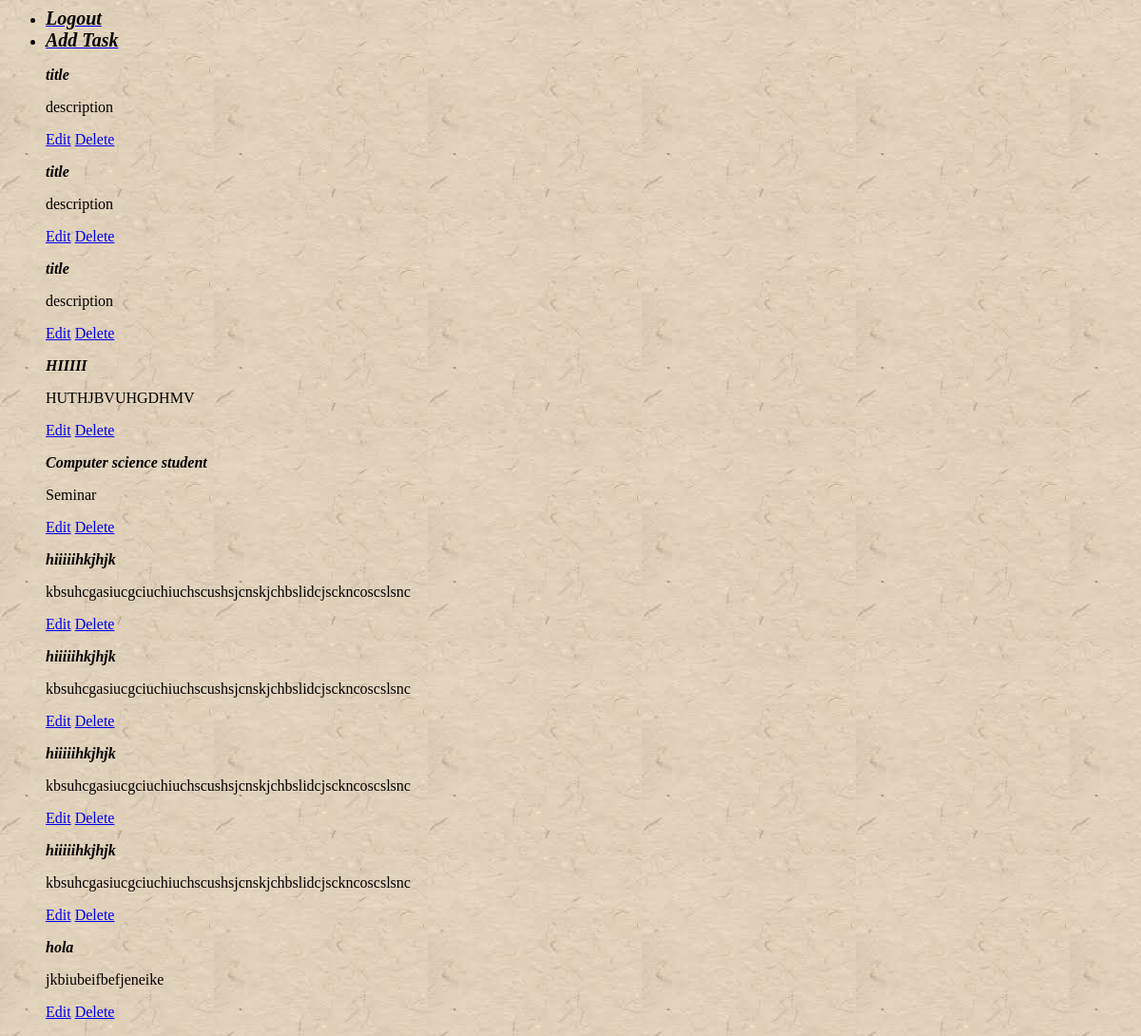
Before: /display/ (signed in) with the older database file.
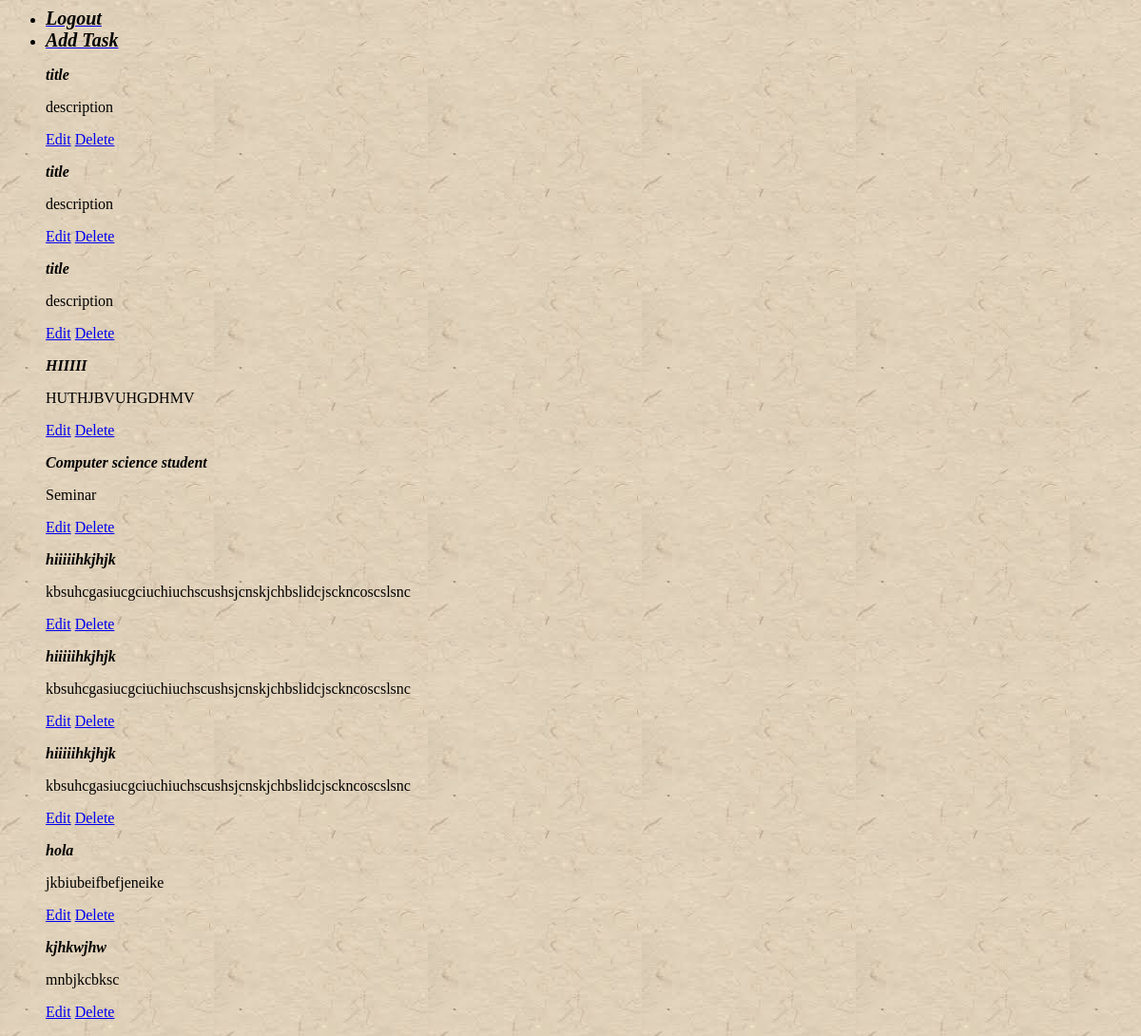
After: the same page with the newer database file.
### to_do/models.py (models this page shows)
class Todo_List(models.Model):
	title=models.CharField(max_length=200, default=None)
	description=models.CharField(max_length=500, default=None)
	user=models.ForeignKey(User)

### to_do/views.py (the view)
# urls.py: url(r'^display/','to_do.views.display'),
def display(request):
	if request.user.is_authenticated():
		todolist=Todo_List.objects.filter(user=request.user.id)
		return render(request, "display.html", {'todolist':todolist})
	else:
		return HttpResponseRedirect("/")

### to_do/templates/display.html (shortened to what this page needs)
<DOCTYPE=HTML>
<html>
	<head>
	</head>
	<body background="/static/images/images.jpg">
		<ul>
		{% if user %}
		<li><a href="/logout"><b><em style="color: black; font-size: 20px"> Logout </em></b></a></li>
		<li><a href="/addtask"><b><em style="color: black; font-size: 20px"> Add Task </em></b></a></li>
		{% endif %}
	</ul>
	{% for display in todolist %}
		<ul>
			<b><em>{{ display.title }}</em></b>
			<p>{{ display.description }}</p>
			<a href="/edit">Edit</a>
			<a href="/delete">Delete</a>
		</ul>
	{% endfor %}
	</body>
</html>

Changed rows visible on the page:
removed Todo_List: title "hiiiiihkjhjk", description "kbsuhcgasiucgciuchiuchscushsjcnskjchbslidcjsckncoscslsnc"
added Todo_List: title "kjhkwjhw", description "mnbjkcbksc"
